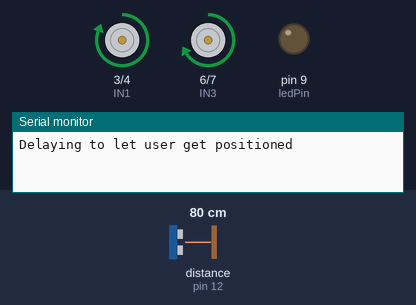
The sketch below on a simulated Arduino Uno, built with avr-gcc and run on an emulated ATmega328P. Shown: motor-driver pin pairs drawn as motors (green arrow = first pin HIGH = forward, orange = second pin HIGH = backward, longer = more drive, scaled by the enable pin), output pins drawn as LEDs (lit = HIGH), the last lines printed to the serial monitor. Inputs (shaded band) come from the test bench; at power-on: distance to the obstacle (sensor on pin 12) 80 cm. The echo pulse lasts 58.3 µs per cm; pins used as bus, display or sensor lines are not drawn.

Above: at 5.8 s.
5.9 s: distance to the obstacle (sensor on pin 12) set to 45 cm
7.4 s: distance to the obstacle (sensor on pin 12) set to 38 cm
At 8.0 s:
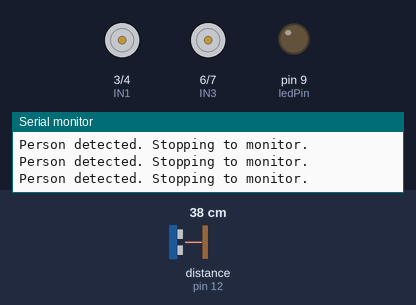
9.3 s: distance to the obstacle (sensor on pin 12) set to 60 cm
At 10.3 s:
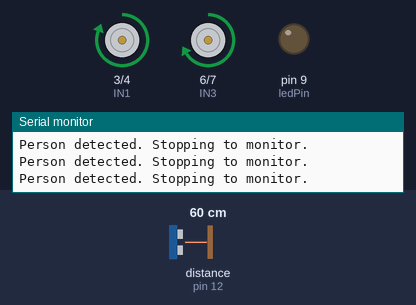
10.8 s: distance to the obstacle (sensor on pin 12) set to 2 cm
At 11.7 s:
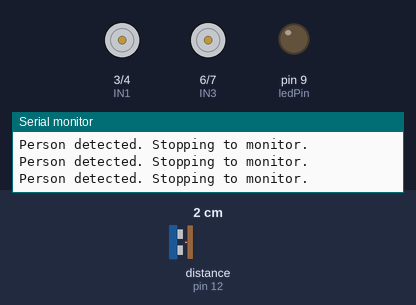
Timing chart, 0 to 13.3 s (numbered marks = the images above; inputs shaded):
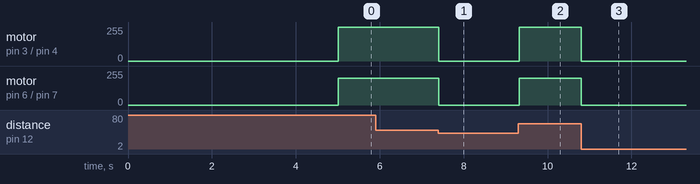

Measured:
- the behaviour switches between 41 and 40 cm on distance to the obstacle (sensor on pin 12) (found by bisection; images 0 and 1)
- after the input at 5.9 s, every drawn part: stays the same
- after the input at 7.4 s, motor on pin 3 (IN1) / pin 4 (IN2): forward 255/255 → stopped at once; motor on pin 6 (IN3) / pin 7 (IN4): forward 200/255 → stopped at once
- after the input at 9.3 s, motor on pin 3 (IN1) / pin 4 (IN2): stopped → forward 255/255 at once; motor on pin 6 (IN3) / pin 7 (IN4): stopped → forward 200/255 at once
- after the input at 10.8 s, motor on pin 3 (IN1) / pin 4 (IN2): forward 255/255 → stopped at once; motor on pin 6 (IN3) / pin 7 (IN4): forward 200/255 → stopped at once

The sketch:

Angel.ino
```cpp
// ==============================
// ==== Ultrasonic Sensor Setup ===
// ==============================

// Define ultrasonic sensor pins
const int TRIG_PIN_FRONT = 13;
const int ECHO_PIN_FRONT = 12;

const int TRIG_PIN_LEFT = 17; // Assign appropriate pins
const int ECHO_PIN_LEFT = 18;

const int TRIG_PIN_RIGHT = 15;
const int ECHO_PIN_RIGHT = 16;

//CHRISTIAN added for upper sensor
const int TRIG_PIN_ABOVE = 11;
const int ECHO_PIN_ABOVE = 10;

//CHRISTIAN added time to wait for fall
const int FALL_WAIT_TIME = 5000;

//CHRISTIAN added LED sensor pin
const int ledPin = 9;

// Constants for distance calculation
const float SOUND_SPEED = 0.0343;           // cm/us (speed of sound at 20°C)
const unsigned long SENSOR_TIMEOUT = 30000; // 30ms timeout for echo

// Obstacle detection threshold (centimeters)
const float OBSTACLE_THRESHOLD = 40.0;

// Measurement interval (milliseconds)
const unsigned long SENSOR_MEASUREMENT_INTERVAL = 100;

// Function Prototypes for Ultrasonic Sensors
void setupUltrasonicSensors();
float measureDistance(int trigPin, int echoPin);

// ==============================
// ======= Motor Control Setup ===
// ==============================

// Define motor control pins
const int ENA = 2; // Enable pin for Motor Left (PWM)
const int IN1 = 3; // Direction pin 1 for Motor 1/Left (Output)
const int IN2 = 4; // Direction pin 2 for Motor 1/Left (Input)

const int ENB = 5; // Enable pin for Motor Right (PWM)
const int IN3 = 6;  // Direction pin 1 for Motor 2/Right (Output)
const int IN4 = 7;  // Direction pin 2 for Motor 2/Right (Input)

// Define motor speed
const int MOTOR_SPEED = 200; // Speed value (0-330)


// Function Prototypes for Motor Control
void setupMotorPins();
void moveForward(int speed);
void stopMotors();


// ==============================
// ========= Setup Function ======
// ==============================

void setup()
{
    // Initialize Serial Communication
    Serial.begin(9600);

    //CHRISTIAN added Initialize LED light, start with it off
    pinMode(ledPin, OUTPUT);
    digitalWrite(ledPin, LOW);

    // Initialize Ultrasonic Sensors
    setupUltrasonicSensors();

    // Initialize Motor Control
    setupMotorPins();
}

// ==============================
// ========= Loop Function =======
// ==============================

void loop()
{
    //CHRISTIAN separate logic here to test follow, detect, respond functionality
    Serial.println("Delaying to let user get positioned");
    delay(5000);

    while (true) {
        follow();
    }

/*
    int result = detect();
    if (result == 1) {
        respond();
    }
    else {
        Serial.println("No detection. Resuming movement.");
    }
    */
}

//CHRISTIAN added
void follow() {
    float frontDist;

    while ((frontDist = measureDistance(TRIG_PIN_FRONT, ECHO_PIN_FRONT)) > OBSTACLE_THRESHOLD) {
        //accelerateForward(MOTOR_SPEED, 20, 100);
        moveForward(MOTOR_SPEED);
    }
    stopMotors();
    Serial.println("Person detected. Stopping to monitor.");
}

//CHRISTIAN added
int detect() {
    float frontDist = measureDistance(TRIG_PIN_FRONT, ECHO_PIN_FRONT);
    float aboveDist = measureDistance(TRIG_PIN_ABOVE, ECHO_PIN_ABOVE);

    delay(FALL_WAIT_TIME); // time to wait for person falling
    float frontTest = measureDistance(TRIG_PIN_FRONT, ECHO_PIN_FRONT);
    float aboveTest = measureDistance(TRIG_PIN_ABOVE, ECHO_PIN_ABOVE);

    float frontDif = abs(frontTest - frontDist);
    float aboveDif = aboveTest - aboveDist;

    if (aboveDif > OBSTACLE_THRESHOLD && frontDif < OBSTACLE_THRESHOLD) {
        return 1;
    }
    return 0;
}

//CHRISTIAN added
void respond() {
    Serial.println("Person fell! Activating alert.");
    digitalWrite(ledPin, HIGH);
    delay(5000); // 5 seconds
    digitalWrite(ledPin, LOW);
}


// ==============================
// ==== Ultrasonic Sensor Functions ===
// ==============================

void setupUltrasonicSensors()
{
    // Front sensor
    pinMode(TRIG_PIN_FRONT, OUTPUT);
    pinMode(ECHO_PIN_FRONT, INPUT);
    digitalWrite(TRIG_PIN_FRONT, LOW);

    // Left sensor
    pinMode(TRIG_PIN_LEFT, OUTPUT);
    pinMode(ECHO_PIN_LEFT, INPUT);
    digitalWrite(TRIG_PIN_LEFT, LOW);

    // Right sensor
    pinMode(TRIG_PIN_RIGHT, OUTPUT);
    pinMode(ECHO_PIN_RIGHT, INPUT);
    digitalWrite(TRIG_PIN_RIGHT, LOW);

    //CHRISTIAN added Above sensor
    pinMode(TRIG_PIN_ABOVE, OUTPUT);
    pinMode(ECHO_PIN_ABOVE, INPUT);
    digitalWrite(TRIG_PIN_ABOVE, LOW);

}

float measureDistance(int trigPin, int echoPin)
{
    // Send a trigger pulse
    digitalWrite(trigPin, LOW);
    delayMicroseconds(2);
    digitalWrite(trigPin, HIGH);
    delayMicroseconds(10);
    digitalWrite(trigPin, LOW);

    // Measure the duration of the echo pulse in microseconds
    float duration = pulseIn(echoPin, HIGH, SENSOR_TIMEOUT);

    // Check for timeout (no echo received)
    if (duration == 0)
    {
        return -1; // Indicates out of range or no object detected
    }

    // Calculate distance: (duration * speed of sound) / 2
    float distance = (duration * SOUND_SPEED) / 2;
    return distance;
}


// ==============================
// ==== Motor Control Functions ===
// ==============================

void setupMotorPins()
{
    // Initialize Motor 1 pins
    pinMode(ENA, OUTPUT);
    pinMode(IN1, OUTPUT);
    pinMode(IN2, OUTPUT);

    // Initialize Motor 2 pins
    pinMode(ENB, OUTPUT);
    pinMode(IN3, OUTPUT);
    pinMode(IN4, OUTPUT);
}

void moveForward(int speed)
{
    // Motor 1 forward
    digitalWrite(IN1, HIGH);
    digitalWrite(IN2, LOW);
    analogWrite(ENA, speed);

    // Motor 2 forward
    digitalWrite(IN3, HIGH);
    digitalWrite(IN4, LOW);
    analogWrite(ENB, speed);
}

void accelerateForward(int finalSpeed, int increment, int delayTime) {
    int currentSpeed = 0; // Start from zero speed

    while (currentSpeed < finalSpeed) {
        // Apply the current speed to both motors
        moveForward(currentSpeed);

        // Increase speed incrementally
        currentSpeed += increment;

        // Ensure the speed does not exceed the finalSpeed
        if (currentSpeed > finalSpeed) {
            currentSpeed = finalSpeed;
        }

        // Wait for a short delay before increasing speed again
        delay(delayTime);
    }
}


void stopMotors()
{
    // Stop Motor 1
    digitalWrite(IN1, LOW);
    digitalWrite(IN2, LOW);
    analogWrite(ENA, 0);

    // Stop Motor 2
    digitalWrite(IN3, LOW);
    digitalWrite(IN4, LOW);
    analogWrite(ENB, 0);
}
```
